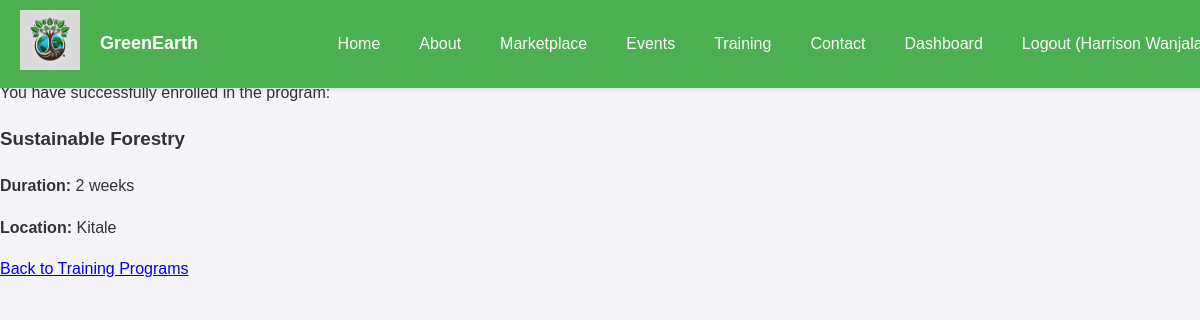
The page /enroll_program.php?id=1 (signed in) on the database its author committed.
### tables this page shows
CREATE TABLE `training_programs` (
  `id` int(11) NOT NULL,
  `title` varchar(255) NOT NULL,
  `description` text DEFAULT NULL,
  `duration` varchar(50) DEFAULT NULL,
  `location` varchar(255) DEFAULT NULL,
  `created_at` timestamp NOT NULL DEFAULT current_timestamp()
);

### enroll_program.php (the view, shortened to what this page needs)
<?php
include 'php/db.php';
include 'php/header.php';
$program_id = isset($_GET['id']) ? (int)$_GET['id'] : 0;
$sql = "SELECT * FROM training_programs WHERE id = ?";
$stmt = $conn->prepare($sql);
$stmt->bind_param("i", $program_id);
$stmt->execute();
$result = $stmt->get_result();
if ($result->num_rows > 0) {
    $program = $result->fetch_assoc();
    $user_id = $_SESSION['user_id'];
    $enrollment_sql = "INSERT INTO program_enrollments (user_id, program_id, enrolled_at) VALUES (?, ?, NOW())";
    $enrollment_stmt = $conn->prepare($enrollment_sql);
    $enrollment_stmt->bind_param("ii", $user_id, $program_id);
    if ($enrollment_stmt->execute()) {
        echo '<p>You have successfully enrolled in the program:</p>';
        echo '<h3>' . htmlspecialchars($program['title']) . '</h3>';
        echo '<p><strong>Duration:</strong> ' . htmlspecialchars($program['duration']) . '</p>';
        echo '<p><strong>Location:</strong> ' . htmlspecialchars($program['location']) . '</p>';
        echo '<a href="training.php">Back to Training Programs</a>';
    } else {
        echo '<p>Error enrolling in the program. Please try again later.</p>';
    }
} else {
    echo '<p>Program not found.</p>';
}
?>

### css/styles.css (style rules this page uses)
body { margin-top: 80px; font-family: Arial, sans-serif; margin-left: 0; margin-right: 0; padding: 0; background-color: #f4f4f9; color: #333; line-height: 1.6; }

### rows shown on the page
training_programs: title "Sustainable Forestry", duration "2 weeks", location "Kitale"

### other values the page prints
$username "Harrison…"
